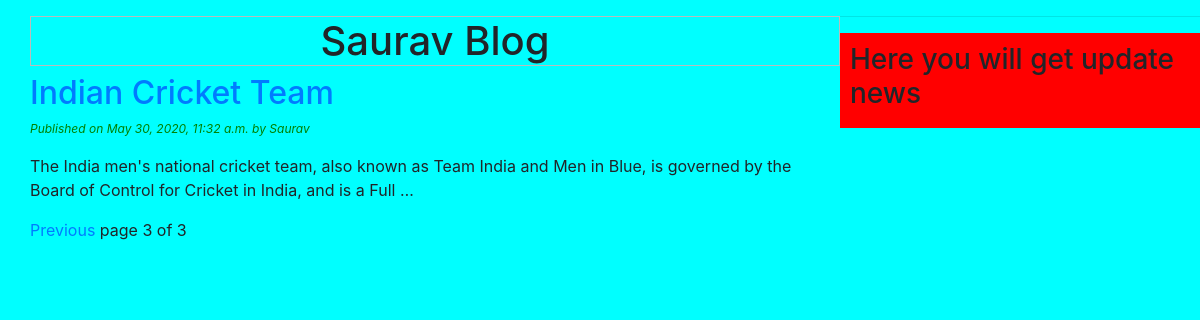
/?page=3, run on the app's committed database.
### blog/models.py (models this page shows, shortened)
class Post(models.Model):
	STATUS_CHOICES =(('draft','Draft'),('published','Published'))
	title = models.CharField(max_length=80)
	slug = models.SlugField(max_length=264,unique_for_date = 'publish')
	author = models.ForeignKey(User, related_name= 'blog_post',on_delete= models.CASCADE)
	body = models.TextField()
	publish = models.DateTimeField(default = timezone.now)
	created = models.DateTimeField(auto_now_add = True)
	updated = models.DateTimeField(auto_now = True)
	status = models.CharField(max_length = 10, choices =STATUS_CHOICES,default='draft')
	class Meta:
		ordering = ('-publish',)

### blog/views.py (the view)
# urls.py: path('', views.post_list_view, name = 'home' ),
def post_list_view(request):
	post_list = Post.objects.all()
	paginator=Paginator(post_list,2)
	page_number=request.GET.get('page')
	try:
		post_list=paginator.page(page_number)
	except PageNotAnInteger:
		post_list=paginator.page(1)
	except EmptyPage:
		post_list=paginator.page(paginator.num_pages)
	return render(request, 'blog/blog_list.html',{'post_list': post_list})

### templates/blog/blog_list.html (shortened to what this page needs)
{% extends 'blog/base.html' %}
{% block content %}
{% for post in post_list%}
<a href="/{{post.id}}"><h2>{{ post.title }}</h2></a>
	<p id="date">Published on {{post.publish}} by {{post.author|title}}<p>
		{{post.body|truncatewords:30|linebreaks}}
{% endfor %}
 {% include 'blog/pagination.html' with page=post_list%} <!--page =post_list for
 function based view for CBV it will page_obj -->
{% endblock %}

### static/blog/css/blog.css (style rules this page uses)
body { background: cyan; }
#date { color:green; font-style: italic; font-size: 12px; }

### data on the page
Post: title "Indian Cricket Team", publish "May 30, 2020, 11:32 a.m.", author "Saurav", body "The India men's national cricket team, also known as Team India and Men in Blue, is governed by the Board of Control for Cricket in India, and is a Full …"

### other printed values
{{ page.number }} "3"
{{ page.paginator.num_pages }} "3"
